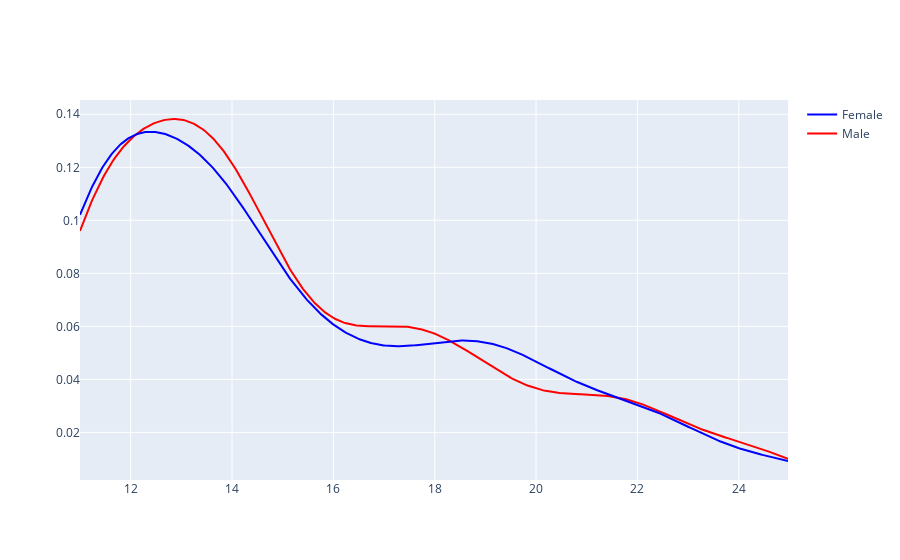

Write notebook code for a chart like this one.
### Code cell
sal_hike = sal_hk_male.values.tolist(), sal_hk_fem.values.tolist()

group_labels = 'Male', 'Female'

fig = ff.create_distplot(
                        sal_hike,
                        group_labels,
                        show_rug=False,
                        show_hist=False,
                        colors=['rgb(255,0,0)','rgb(0,0,255)'],
                        )

fig.show()

### Figure 1 — Plotly figure (JSON) as saved in the notebook; plotly's stock layout.template omitted (floating-point values rounded to 4 significant figures; data arrays with more than 128 entries replaced by an {"elided": "..."} marker saying what was removed)
{"data": [{"legendgroup": "Male", "marker": {"color": "rgb(255,0,0)"}, "mode": "lines", "name": "Male", "showlegend": true, "type": "scatter", "x": {"elided": "500 float values"}, "xaxis": "x", "y": {"elided": "500 float values"}, "yaxis": "y"}, {"legendgroup": "Female", "marker": {"color": "rgb(0,0,255)"}, "mode": "lines", "name": "Female", "showlegend": true, "type": "scatter", "x": {"elided": "500 float values"}, "xaxis": "x", "y": {"elided": "500 float values"}, "yaxis": "y"}], "layout": {"barmode": "overlay", "hovermode": "closest", "legend": {"traceorder": "reversed"}, "xaxis": {"anchor": "y2", "domain": [0, 1], "zeroline": false}, "yaxis": {"anchor": "free", "domain": [0, 1], "position": 0}}}
